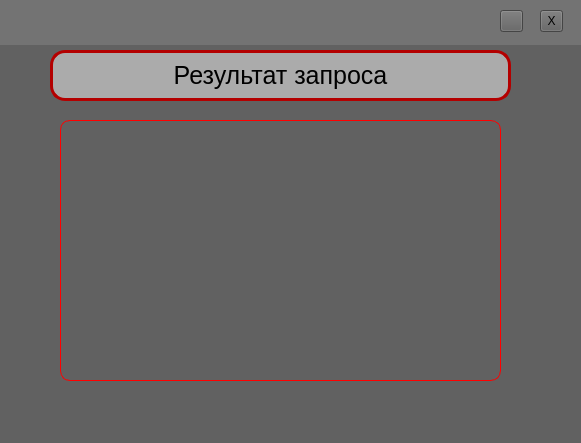
<?xml version="1.0" encoding="UTF-8"?>
<ui version="4.0">
 <class>table_form</class>
 <widget class="QWidget" name="table_form">
  <property name="geometry">
   <rect>
    <x>0</x>
    <y>0</y>
    <width>581</width>
    <height>443</height>
   </rect>
  </property>
  <property name="windowTitle">
   <string>Form</string>
  </property>
  <property name="styleSheet">
   <string notr="true">background-color: rgb(97, 97, 97);
color: black;</string>
  </property>
  <widget class="QTableView" name="tableView_from_database">
   <property name="geometry">
    <rect>
     <x>60</x>
     <y>120</y>
     <width>441</width>
     <height>261</height>
    </rect>
   </property>
   <property name="styleSheet">
    <string notr="true">QTableView#tableView_from_database {
	border: 1px solid red;
	border-radius: 10px;
}

QTableView#tableView_from_database::item {
	background-color: white;
}

QTableView#tableView_from_database:hover {
	border: 1px solid rgb(0, 255, 0);
}</string>
   </property>
  </widget>
  <widget class="QWidget" name="widget_header" native="true">
   <property name="geometry">
    <rect>
     <x>0</x>
     <y>0</y>
     <width>581</width>
     <height>45</height>
    </rect>
   </property>
   <property name="styleSheet">
    <string notr="true">QWidget#widget_header {
	background-color: rgb(115, 115, 115)
}</string>
   </property>
   <widget class="QToolButton" name="toolButton_hide">
    <property name="geometry">
     <rect>
      <x>500</x>
      <y>10</y>
      <width>23</width>
      <height>22</height>
     </rect>
    </property>
    <property name="styleSheet">
     <string notr="true"/>
    </property>
    <property name="text">
     <string/>
    </property>
    <property name="icon">
     <iconset theme="QIcon::ThemeIcon::ListRemove"/>
    </property>
   </widget>
   <widget class="QToolButton" name="toolButton_close">
    <property name="geometry">
     <rect>
      <x>540</x>
      <y>10</y>
      <width>23</width>
      <height>22</height>
     </rect>
    </property>
    <property name="styleSheet">
     <string notr="true"/>
    </property>
    <property name="text">
     <string>X</string>
    </property>
    <property name="icon">
     <iconset theme="application-exit"/>
    </property>
   </widget>
  </widget>
  <widget class="QLabel" name="label_main_text">
   <property name="geometry">
    <rect>
     <x>50</x>
     <y>50</y>
     <width>461</width>
     <height>51</height>
    </rect>
   </property>
   <property name="styleSheet">
    <string notr="true">QLabel#label_main_text {
        font-size: 25px;
        border: 3px solid rgb(179, 0, 0);
        border-radius: 15px;
        background-color: rgb(171, 171, 171);
		color:black;
}

QLabel#label_main_text::hover {
        background-color: rgb(223, 223, 223);
}</string>
   </property>
   <property name="text">
    <string>Результат запроса</string>
   </property>
   <property name="alignment">
    <set>Qt::AlignmentFlag::AlignCenter</set>
   </property>
  </widget>
 </widget>
 <resources/>
 <connections/>
</ui>
